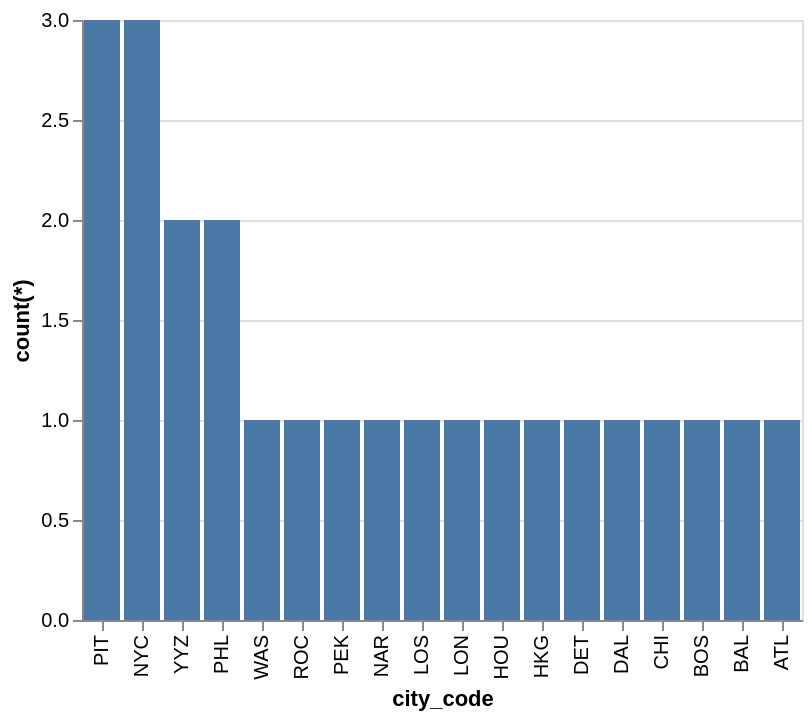

Here is the Vega-Lite specification saved for this chart:
### Vega-Lite specification from a JSON file in a GitHub repository (floating-point values rounded to 4 significant figures)
{"data": {"values": [{"x_data": "PIT", "y_data": 3}, {"x_data": "NYC", "y_data": 3}, {"x_data": "YYZ", "y_data": 2}, {"x_data": "PHL", "y_data": 2}, {"x_data": "WAS", "y_data": 1}, {"x_data": "ROC", "y_data": 1}, {"x_data": "PEK", "y_data": 1}, {"x_data": "NAR", "y_data": 1}, {"x_data": "LOS", "y_data": 1}, {"x_data": "LON", "y_data": 1}, {"x_data": "HOU", "y_data": 1}, {"x_data": "HKG", "y_data": 1}, {"x_data": "DET", "y_data": 1}, {"x_data": "DAL", "y_data": 1}, {"x_data": "CHI", "y_data": 1}, {"x_data": "BOS", "y_data": 1}, {"x_data": "BAL", "y_data": 1}, {"x_data": "ATL", "y_data": 1}]}, "mark": "bar", "encoding": {"x": {"field": "x_data", "type": "nominal", "title": "city_code", "sort": {"op": "sum", "field": "y_data", "order": "descending"}}, "y": {"field": "y_data", "type": "quantitative", "title": "count(*)"}}}
